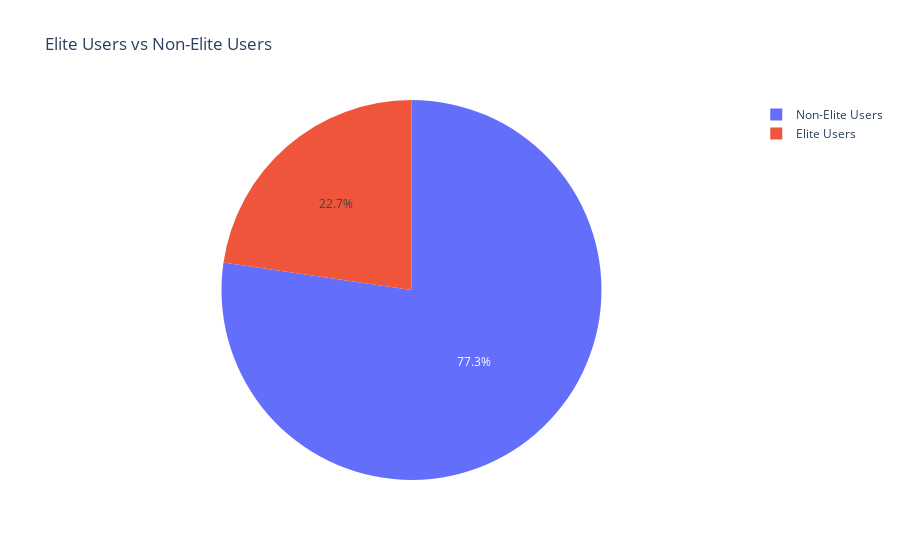

This figure's notebook cell:
### Code cell
# pie chart elite users vs non-elite users
elite_users_len = len(elite_users)
non_elite_users_len = len(network.nodes()) - elite_users_len
print("Elite users: ", elite_users_len)
print("Non-elite users: ", non_elite_users_len)

fig = go.Figure(go.Pie(
    labels=['Elite Users', 'Non-Elite Users'],
    values=[elite_users_len, non_elite_users_len]
))

fig.update_layout(
    title="Elite Users vs Non-Elite Users"
)

fig.show()

### Figure 1 — Plotly figure (JSON) as saved in the notebook; plotly's stock layout.template omitted (floating-point values rounded to 4 significant figures)
{"data": [{"labels": ["Elite Users", "Non-Elite Users"], "type": "pie", "values": [3125, 10644]}], "layout": {"title": {"text": "Elite Users vs Non-Elite Users"}}}
